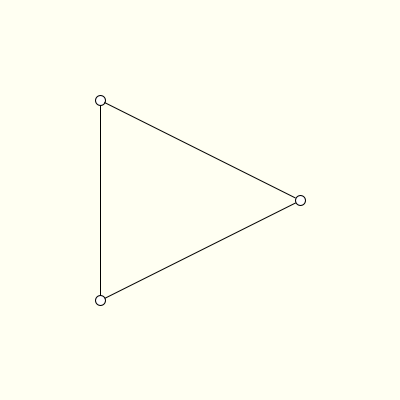
Frame 1 (no input)
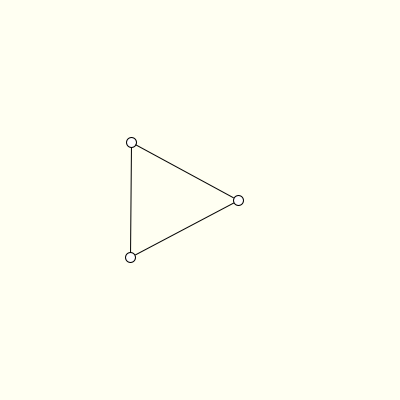
Frame 60 (the mouse pressed at the canvas centre just before this capture)
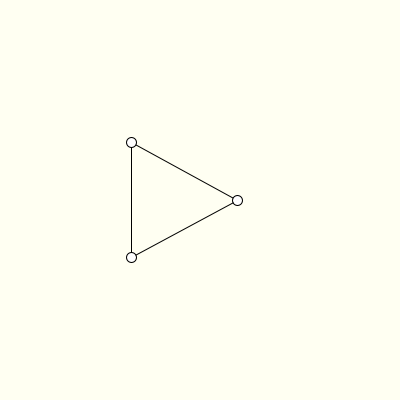
Frame 120 (the mouse held since frame 60 and released just before this capture)

The Processing sketch that drew these frames (run headless with seeded random() and noise(); from frame 60 on, the mouse is pressed at the canvas centre):

// Processing sketch: hooke07_bi_direction
// ── hooke07_bi_direction.pde
PVector [] p = new PVector[3];
void setup(){
  size(400,400);
  p[0] = new PVector(100, 100);
  p[1] = new PVector(300, 200);
  p[2] = new PVector(100, 300);
}
void draw(){
  background(#FFFFF2);
  line(p[0].x, p[0].y, p[1].x, p[1].y);
  line(p[1].x, p[1].y, p[2].x, p[2].y);
  line(p[2].x, p[2].y, p[0].x, p[0].y);
  for(int i=0; i<3; i++){
    ellipse(p[i].x, p[i].y, 10, 10);
  }
  if(mousePressed==false){
    HookeForce( p[0], p[1] );
    HookeForce( p[1], p[2] );
    HookeForce( p[2], p[0] );
  }
}
void HookeForce(PVector p1, PVector p2){
  float len = dist(p1.x, p1.y, p2.x, p2.y);
  PVector v = PVector.sub(p2, p1);
  v.normalize(); //長度為1的單位向量
  v.mult( -(len-100)/100.0 ); //虎克定律有個負號
  p2.x += v.x;
  p2.y += v.y;
  p1.x -= v.x;
  p1.y -= v.y;
}
void mouseDragged(){
  //p[1].x += mouseX-pmouseX;
  //p[1].y += mouseY-pmouseY;
}
